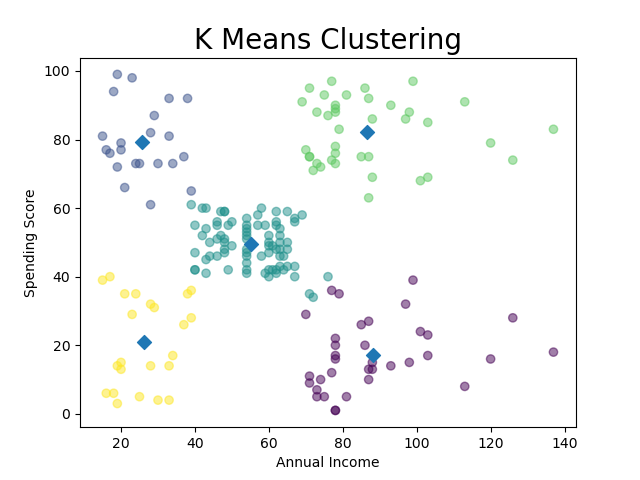

Write the Python code that produced this figure.
import pandas as pd
from sklearn.cluster import KMeans

dataset = pd.read_csv('https://storage.googleapis.com/dqlab-dataset/pythonTutorial/mall_customers.csv')
X = dataset[['annual_income', 'spending_score']]

cluster_model = KMeans(n_clusters=5, random_state=24)
labels = cluster_model.fit_predict(X)

#import library
import matplotlib.pyplot as plt

#convert dataframe to array
X = X.values
#Separate X to xs and ys --> use for chart axis
xs = X[:, 0]
ys = X[:, 1]
# Make a scatter plot of xs and ys, using labels to define the colors
plt.scatter(xs, ys, c=labels, alpha=0.5)

# Assign the cluster centers: centroids
centroids = cluster_model.cluster_centers_
# Assign the columns of centroids: centroids_x, centroids_y
centroids_x = centroids[:,0]
centroids_y = centroids[:,1]
# Make a scatter plot of centroids_x and centroids_y
plt.scatter(centroids_x, centroids_y, marker='D', s=50)
plt.title('K Means Clustering', fontsize=20)
plt.xlabel('Annual Income')
plt.ylabel('Spending Score')
plt.show()
